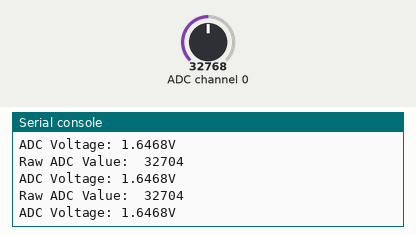
Bench run of a program on a simulated CircuitPython board. Shown: the last lines printed to the serial console. The test bench sets the inputs (shaded band); at power-on: ADC channel 0 = 32768 (analog values on the 0–65535 scale).

Above: at 1.2 s.
1.3 s: ADC channel 0 set to 45874
At 1.9 s:
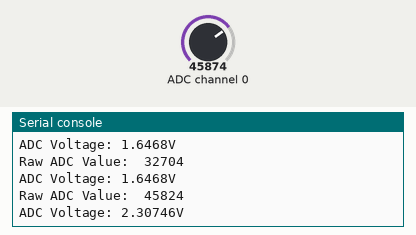
2.8 s: ADC channel 0 set to 57670
At 3.4 s:
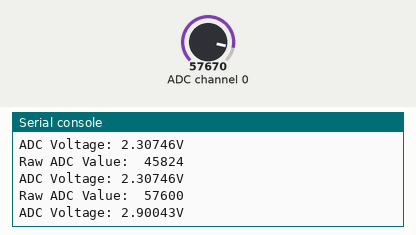
Timing chart, 0 to 5.8 s (numbered marks = the images above; inputs shaded):
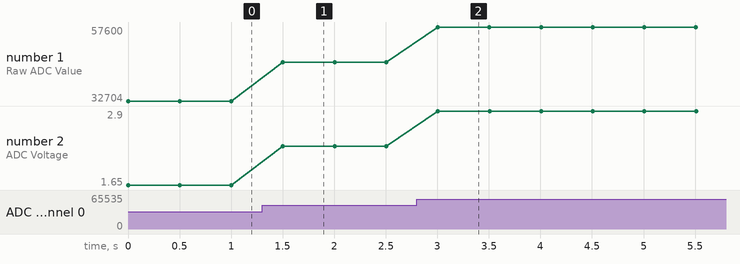

The program:

mcp3008_photoresistance_test.py
```python
import os
import time
import busio
import digitalio
import board
import adafruit_mcp3xxx.mcp3008 as MCP
from adafruit_mcp3xxx.analog_in import AnalogIn

# create the spi bus
spi = busio.SPI(clock=board.SCK, MISO=board.MISO, MOSI=board.MOSI)

# create the cs (chip select)
cs = digitalio.DigitalInOut(board.D5)

# create the mcp object
mcp = MCP.MCP3008(spi, cs)

# create an analog input channel on pin 0
chan = AnalogIn(mcp, MCP.P0)

while True:
    print('Raw ADC Value: ', chan.value)
    print('ADC Voltage: ' + str(chan.voltage) + 'V')
    time.sleep(0.5)
```

Measured:
- after the input at 1.3 s, the serial console: prints a new line after 0.20 s (image 1)
- after the input at 2.8 s, the serial console: prints a new line after 0.21 s (image 2)
- plotted number 1: 32704 → 45824 after the input at 1.3 s, 45824 → 57600 after the input at 2.8 s
- plotted number 2: 1.65 → 2.31 after the input at 1.3 s, 2.31 → 2.9 after the input at 2.8 s
